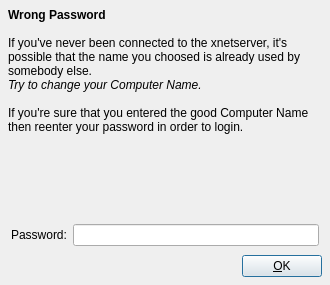
<ui version="4.0" >
 <author></author>
 <comment></comment>
 <exportmacro></exportmacro>
 <class>RzxWrongPassUI</class>
 <widget class="QDialog" name="RzxWrongPassUI" >
  <property name="geometry" >
   <rect>
    <x>0</x>
    <y>0</y>
    <width>330</width>
    <height>285</height>
   </rect>
  </property>
  <property name="windowTitle" >
   <string>Enter you Password</string>
  </property>
  <layout class="QGridLayout" >
   <property name="margin" >
    <number>8</number>
   </property>
   <property name="spacing" >
    <number>6</number>
   </property>
   <item row="0" column="0" colspan="2" >
    <widget class="QLabel" name="lblInfo" >
     <property name="text" >
      <string>&lt;b>Wrong Password&lt;/b>&lt;br>&lt;br>
If you've never been connected to the xnetserver, it's possible that the name you choosed is already used by somebody else. &lt;br>&lt;i>Try to change your Computer Name.&lt;/i>&lt;br>&lt;br>
If you're sure that you entered the good Computer Name then reenter your password in order to login.</string>
     </property>
     <property name="wordWrap" >
      <bool>true</bool>
     </property>
    </widget>
   </item>
   <item row="1" column="0" >
    <spacer>
     <property name="orientation" >
      <enum>Qt::Vertical</enum>
     </property>
     <property name="sizeType" >
      <enum>QSizePolicy::Expanding</enum>
     </property>
     <property name="sizeHint" >
      <size>
       <width>187</width>
       <height>31</height>
      </size>
     </property>
    </spacer>
   </item>
   <item row="3" column="1" >
    <widget class="QPushButton" name="btnOK" >
     <property name="text" >
      <string>&amp;OK</string>
     </property>
     <property name="shortcut" >
      <string/>
     </property>
     <property name="autoDefault" >
      <bool>false</bool>
     </property>
     <property name="default" >
      <bool>true</bool>
     </property>
    </widget>
   </item>
   <item row="3" column="0" >
    <spacer>
     <property name="orientation" >
      <enum>Qt::Horizontal</enum>
     </property>
     <property name="sizeType" >
      <enum>QSizePolicy::Expanding</enum>
     </property>
     <property name="sizeHint" >
      <size>
       <width>195</width>
       <height>16</height>
      </size>
     </property>
    </spacer>
   </item>
   <item row="2" column="0" colspan="2" >
    <layout class="QHBoxLayout" >
     <property name="margin" >
      <number>3</number>
     </property>
     <property name="spacing" >
      <number>6</number>
     </property>
     <item>
      <widget class="QLabel" name="lblPassword" >
       <property name="text" >
        <string>Password:</string>
       </property>
       <property name="buddy" >
        <cstring>ledPassword</cstring>
       </property>
      </widget>
     </item>
     <item>
      <widget class="QLineEdit" name="ledPassword" >
       <property name="echoMode" >
        <enum>QLineEdit::Password</enum>
       </property>
      </widget>
     </item>
    </layout>
   </item>
  </layout>
 </widget>
 <layoutdefault spacing="6" margin="11" />
 <pixmapfunction>qPixmapFromMimeSource</pixmapfunction>
 <tabstops>
  <tabstop>ledPassword</tabstop>
  <tabstop>btnOK</tabstop>
 </tabstops>
 <resources/>
 <connections>
  <connection>
   <sender>btnOK</sender>
   <signal>clicked()</signal>
   <receiver>RzxWrongPassUI</receiver>
   <slot>accept()</slot>
   <hints>
    <hint type="sourcelabel" >
     <x>320</x>
     <y>275</y>
    </hint>
    <hint type="destinationlabel" >
     <x>315</x>
     <y>-2</y>
    </hint>
   </hints>
  </connection>
  <connection>
   <sender>btnOK</sender>
   <signal>clicked()</signal>
   <receiver>RzxWrongPassUI</receiver>
   <slot>accept()</slot>
   <hints>
    <hint type="sourcelabel" >
     <x>275</x>
     <y>263</y>
    </hint>
    <hint type="destinationlabel" >
     <x>326</x>
     <y>177</y>
    </hint>
   </hints>
  </connection>
 </connections>
</ui>
